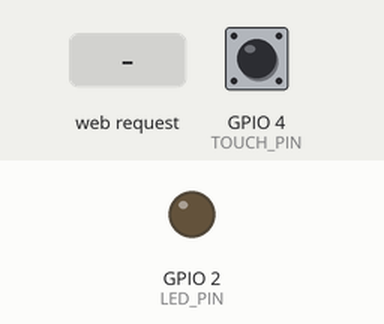
This sketch was run on a simulated ESP32. On the bench: output pins drawn as LEDs (lit = HIGH). Dashed ring = blinking. The test bench sets the inputs (shaded band); at power-on: GPIO 4 (TOUCH_PIN) HIGH. WiFi joins after 1.5 s; servers stay silent unless stated; what the sketch prints to the serial monitor is not drawn.

Above: at 2.7 s.
2.8 s: HTTP request GET /action?state=1 received
At 3.25 s:
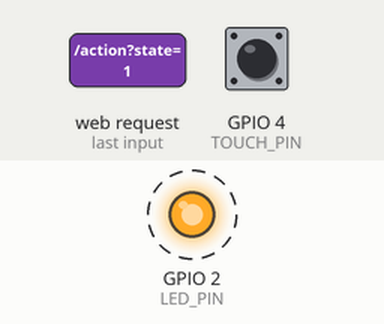
5.8 s: HTTP request GET /action?state=0 received
At 5.8 s:
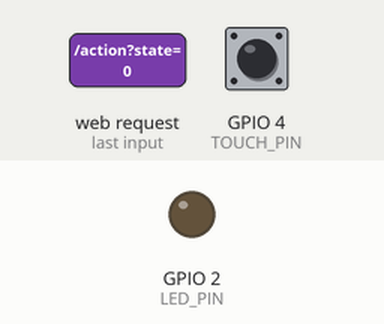
Timing chart, 0 to 8.8 s (numbered marks = the images above; inputs shaded):
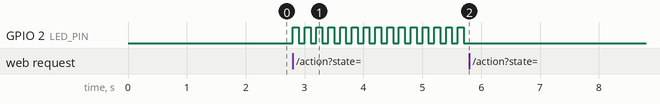

Measured:
- after the input at 2.8 s, GPIO 2 (LED_PIN): alternates HIGH for 0.10 s and LOW for 0.10 s, starting at once
- after the input at 5.8 s, GPIO 2 (LED_PIN): stops changing and stays LOW

The sketch:

ex08.ino
```cpp
#include <WiFi.h>
#include <WebServer.h>

// --- 1. WiFi 设置 ---
const char* ssid = "Arco_br";
const char* password = "12345678";

// --- 2. 硬件定义 ---
#define LED_PIN 2        // 板载 LED
#define TOUCH_PIN 4      // 触摸引脚 (T0/GPIO4)

// --- 3. 报警阈值设置 ---
#define TOUCH_THRESHOLD 600  // 触摸阈值：读数低于 600 视为触发

// --- 4. 服务器对象 ---
WebServer server(80);

// --- 5. 全局变量：系统状态 ---
// 0 = 撤防, 1 = 布防, 2 = 报警
int systemState = 0;

// --- 6. HTML 网页代码 ---
const char index_html[] PROGMEM = R"rawliteral(
<!DOCTYPE HTML>
<html>
<head>
  <meta charset="UTF-8">
  <meta name="viewport" content="width=device-width, initial-scale=1">
  <title>ESP32 安防主机</title>
  <style>
    body { font-family: 'Arial', sans-serif; text-align: center; margin-top: 50px; background-color: #2c3e50; color: white; }
    h1 { margin-bottom: 40px; }
    .status-box { margin: 20px auto; padding: 10px; width: 50%; border-radius: 10px; background: #34495e; }
    button { padding: 15px 30px; font-size: 18px; margin: 10px; border: none; border-radius: 5px; cursor: pointer; color: white; }
    .btn-arm { background-color: #e74c3c; } /* 红色 - 布防 */
    .btn-disarm { background-color: #2ecc71; } /* 绿色 - 撤防 */
    button:active { transform: scale(0.98); }
  </style>
</head>
<body>
  <h1>🛡️ 安防报警系统</h1>

  <div class="status-box">
    <h2>当前状态: <span id="statusText">撤防</span></h2>
  </div>

  <button class="btn-arm" onclick="setState(1)">布防 (Arm)</button>
  <button class="btn-disarm" onclick="setState(0)">撤防 (Disarm)</button>

  <script>
    // 定时获取状态
    setInterval(() => {
      fetch('/status')
        .then(res => res.text())
        .then(state => {
          const textElem = document.getElementById('statusText');
          if(state === '0') textElem.innerHTML = "撤防 (安全)";
          else if(state === '1') textElem.innerHTML = "布防 (警戒中...)";
          else if(state === '2') textElem.innerHTML = "⚠️ 报警! (已锁定)";
        });
    }, 500); // 每0.5秒检查一次

    // 发送控制指令
    function setState(val) {
      fetch('/action?state=' + val);
    }
  </script>
</body>
</html>
)rawliteral";

// --- 7. 处理函数 ---

// 访问主页
void handleRoot() {
  server.send(200, "text/html", index_html);
}

// 处理按钮动作 (布防/撤防)
void handleAction() {
  if (server.hasArg("state")) {
    int newState = server.arg("state").toInt();

    if (newState == 1) {
      systemState = 1; // 设置为布防
      Serial.println("🔒 系统已布防 (Armed)");
    } else {
      systemState = 0; // 设置为撤防
      digitalWrite(LED_PIN, LOW); // 确保撤防时灯熄灭
      Serial.println("🔓 系统已撤防 (Disarmed)"); // <--- 这里是你要求的串口反馈
    }
    server.send(200, "text/plain", "OK");
  } else {
    server.send(500, "text/plain", "Missing state");
  }
}

// 网页获取当前状态
void handleStatus() {
  server.send(200, "text/plain", String(systemState));
}

// --- 8. Setup ---
void setup() {
  Serial.begin(115200);
  pinMode(LED_PIN, OUTPUT);
  digitalWrite(LED_PIN, LOW);

  // 连接 WiFi
  WiFi.begin(ssid, password);
  Serial.print("Connecting to WiFi");
  while (WiFi.status() != WL_CONNECTED) {
    delay(500);
    Serial.print(".");
  }
  Serial.println();
  Serial.print("IP Address: ");
  Serial.println(WiFi.localIP());

  // 路由设置
  server.on("/", HTTP_GET, handleRoot);
  server.on("/action", HTTP_GET, handleAction); // 处理布防/撤防
  server.on("/status", HTTP_GET, handleStatus); // 网页查询状态用
  server.begin();
  Serial.println("HTTP Server Started");
}

// --- 9. Loop ---
void loop() {
  server.handleClient();

  // 核心逻辑判断
  if (systemState == 1) {
    // 状态：布防中
    // 读取触摸值
    int touchValue = touchRead(TOUCH_PIN);

    // 调试用：如果想看数值可以打开下面注释，但会刷屏
    // Serial.println(touchValue);

    // 如果数值小于阈值（被触摸）
    if (touchValue < TOUCH_THRESHOLD) {
      systemState = 2; // 进入报警状态
      Serial.println("🚨 检测到入侵！进入报警状态！");
    }
  }
  else if (systemState == 2) {
    // 状态：报警锁定
    // LED 高频闪烁
    digitalWrite(LED_PIN, HIGH);
    delay(100);
    digitalWrite(LED_PIN, LOW);
    delay(100);
    // 注意：这里不需要手动改回状态0，必须等待用户网页点击撤防
  }
  else {
    // 状态：撤防
    digitalWrite(LED_PIN, LOW); // 确保灯灭
  }
}
```
